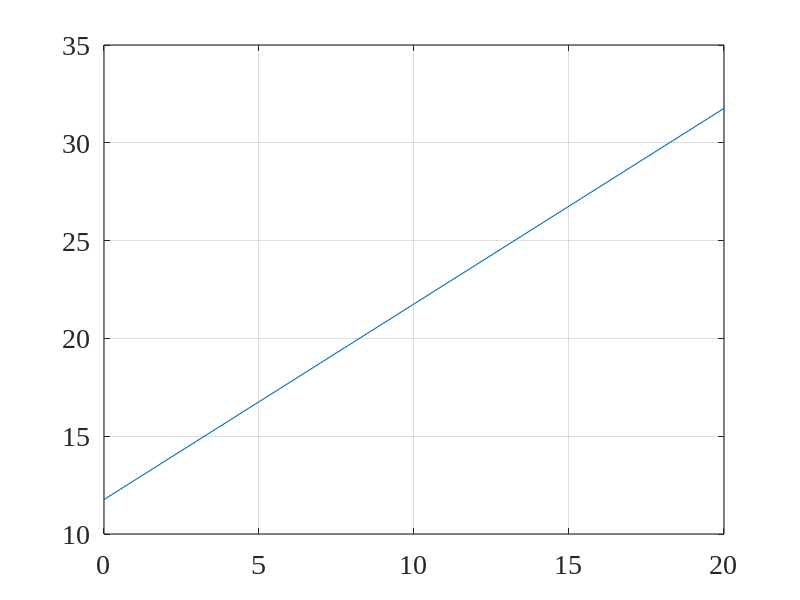
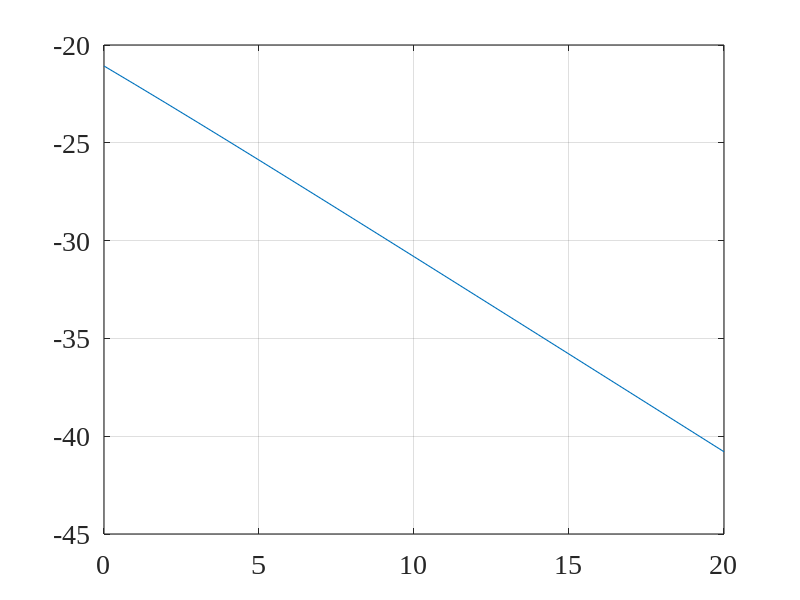

The MATLAB script that drew these images, in order:
close all; clc; clear all;
linewd = 0.8;
hcfontsize = 20;
MarkerSize=12;

A=0.5;
f0=0.1;
L=30;

iSNR_db_values=0:20;  
oSNR_dB_values=zeros(size(iSNR_db_values));
MSE_values=zeros(size(iSNR_db_values));
for idx=1:length(iSNR_db_values)
    iSNR_dB=iSNR_db_values(idx);
    iSNR=10^(iSNR_dB/10);
    
    sigma_v2=A^2/2/iSNR;
    Rv=sigma_v2*eye(L);
    
    [t1,t2]=meshgrid(1:L,1:L);
    Rx=0.5*A^2*cos(2*pi*f0*(t1-t2));
    Ry=Rx+Rv;
    i_i=[1; zeros(L-1,1)];
    hW=Ry\Rx*i_i;
    
    oSNR=(hW'*Rx*hW)/(hW'*Rv*hW);
    oSNR_dB=10*log10(oSNR);
    oSNR_dB_values(idx)=oSNR_dB;
    
    MSE_values(idx)=10*log10(A^2/2-2*hW'*Rx*i_i+hW'*Ry*hW);
end

figure
plot(iSNR_db_values,oSNR_dB_values,'linewidth',linewd, 'MarkerSize',MarkerSize);
set(gca, 'Color', [1, 1, 1]); 
set(gca, 'FontName', 'Times New Roman');
set(gca, 'FontSize', hcfontsize);
set(gca, 'LineWidth', linewd); 
box on; grid on;

figure
plot(iSNR_db_values,MSE_values,'linewidth',linewd, 'MarkerSize',MarkerSize);
set(gca, 'Color', [1, 1, 1]); 
set(gca, 'FontName', 'Times New Roman');
set(gca, 'FontSize', hcfontsize);
set(gca, 'LineWidth', linewd); 
box on; grid on;

